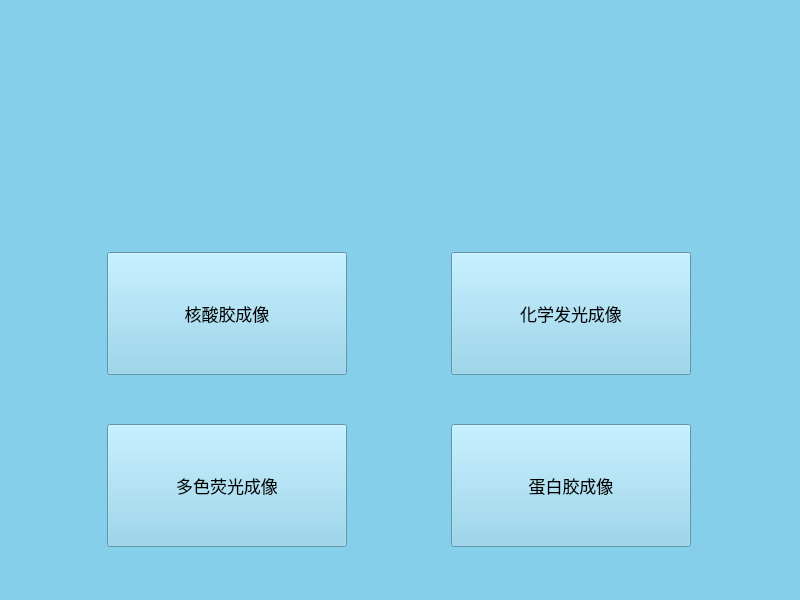
<?xml version="1.0" encoding="UTF-8"?>
<ui version="4.0">
 <class>Widget</class>
 <widget class="QWidget" name="Widget">
  <property name="geometry">
   <rect>
    <x>0</x>
    <y>0</y>
    <width>800</width>
    <height>600</height>
   </rect>
  </property>
  <property name="windowTitle">
   <string>Widget</string>
  </property>
  <property name="styleSheet">
   <string notr="true">background-color: rgb(134,207,235);</string>
  </property>
  <layout class="QVBoxLayout" name="verticalLayout" stretch="1,2">
   <property name="leftMargin">
    <number>0</number>
   </property>
   <property name="topMargin">
    <number>0</number>
   </property>
   <property name="rightMargin">
    <number>0</number>
   </property>
   <property name="bottomMargin">
    <number>0</number>
   </property>
   <item>
    <layout class="QHBoxLayout" name="horizontalLayout"/>
   </item>
   <item>
    <widget class="QWidget" name="widget" native="true">
     <property name="styleSheet">
      <string notr="true">background-image: url(:/image/swkj.jpg);
background-repeat: no-repeat;
 background-position: center;
background-size: cover;</string>
     </property>
     <layout class="QGridLayout" name="gridLayout">
      <item row="0" column="1">
       <widget class="QToolButton" name="btn_hxfgcx">
        <property name="minimumSize">
         <size>
          <width>240</width>
          <height>123</height>
         </size>
        </property>
        <property name="maximumSize">
         <size>
          <width>240</width>
          <height>123</height>
         </size>
        </property>
        <property name="font">
         <font>
          <family>微软雅黑</family>
          <pointsize>13</pointsize>
         </font>
        </property>
        <property name="styleSheet">
         <string notr="true"/>
        </property>
        <property name="text">
         <string>化学发光成像</string>
        </property>
        <property name="icon">
         <iconset resource="img.qrc">
          <normaloff>:/image/hxfg.png</normaloff>:/image/hxfg.png</iconset>
        </property>
        <property name="iconSize">
         <size>
          <width>64</width>
          <height>64</height>
         </size>
        </property>
        <property name="toolButtonStyle">
         <enum>Qt::ToolButtonTextBesideIcon</enum>
        </property>
       </widget>
      </item>
      <item row="0" column="0">
       <widget class="QToolButton" name="btn_hsjcx">
        <property name="minimumSize">
         <size>
          <width>240</width>
          <height>123</height>
         </size>
        </property>
        <property name="maximumSize">
         <size>
          <width>240</width>
          <height>123</height>
         </size>
        </property>
        <property name="font">
         <font>
          <family>微软雅黑</family>
          <pointsize>13</pointsize>
         </font>
        </property>
        <property name="styleSheet">
         <string notr="true"/>
        </property>
        <property name="text">
         <string>核酸胶成像</string>
        </property>
        <property name="icon">
         <iconset resource="img.qrc">
          <normaloff>:/image/sjp.png</normaloff>:/image/sjp.png</iconset>
        </property>
        <property name="iconSize">
         <size>
          <width>64</width>
          <height>64</height>
         </size>
        </property>
        <property name="toolButtonStyle">
         <enum>Qt::ToolButtonTextBesideIcon</enum>
        </property>
       </widget>
      </item>
      <item row="1" column="0">
       <widget class="QToolButton" name="btn_dsygcx">
        <property name="minimumSize">
         <size>
          <width>240</width>
          <height>123</height>
         </size>
        </property>
        <property name="maximumSize">
         <size>
          <width>240</width>
          <height>123</height>
         </size>
        </property>
        <property name="font">
         <font>
          <family>微软雅黑</family>
          <pointsize>13</pointsize>
         </font>
        </property>
        <property name="styleSheet">
         <string notr="true"/>
        </property>
        <property name="text">
         <string>多色荧光成像</string>
        </property>
        <property name="icon">
         <iconset resource="img.qrc">
          <normaloff>:/image/sjg.png</normaloff>:/image/sjg.png</iconset>
        </property>
        <property name="iconSize">
         <size>
          <width>64</width>
          <height>64</height>
         </size>
        </property>
        <property name="toolButtonStyle">
         <enum>Qt::ToolButtonTextBesideIcon</enum>
        </property>
       </widget>
      </item>
      <item row="1" column="1">
       <widget class="QToolButton" name="btn_dbjcx">
        <property name="minimumSize">
         <size>
          <width>240</width>
          <height>123</height>
         </size>
        </property>
        <property name="maximumSize">
         <size>
          <width>240</width>
          <height>123</height>
         </size>
        </property>
        <property name="font">
         <font>
          <family>微软雅黑</family>
          <pointsize>13</pointsize>
         </font>
        </property>
        <property name="styleSheet">
         <string notr="true"/>
        </property>
        <property name="text">
         <string>蛋白胶成像</string>
        </property>
        <property name="icon">
         <iconset resource="img.qrc">
          <normaloff>:/image/dbj.png</normaloff>:/image/dbj.png</iconset>
        </property>
        <property name="iconSize">
         <size>
          <width>64</width>
          <height>64</height>
         </size>
        </property>
        <property name="toolButtonStyle">
         <enum>Qt::ToolButtonTextBesideIcon</enum>
        </property>
       </widget>
      </item>
     </layout>
    </widget>
   </item>
  </layout>
 </widget>
 <resources>
  <include location="img.qrc"/>
 </resources>
 <connections/>
</ui>
